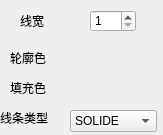
<?xml version="1.0" encoding="UTF-8"?>
<ui version="4.0">
 <class>psetting</class>
 <widget class="QWidget" name="psetting">
  <property name="geometry">
   <rect>
    <x>0</x>
    <y>0</y>
    <width>163</width>
    <height>135</height>
   </rect>
  </property>
  <property name="windowTitle">
   <string>Form</string>
  </property>
  <widget class="QLabel" name="linewidlabel">
   <property name="geometry">
    <rect>
     <x>20</x>
     <y>10</y>
     <width>71</width>
     <height>21</height>
    </rect>
   </property>
   <property name="text">
    <string>线宽</string>
   </property>
  </widget>
  <widget class="QLabel" name="outlineclabel">
   <property name="geometry">
    <rect>
     <x>10</x>
     <y>50</y>
     <width>72</width>
     <height>15</height>
    </rect>
   </property>
   <property name="text">
    <string>轮廓色</string>
   </property>
  </widget>
  <widget class="QLabel" name="fillcolorlabel">
   <property name="geometry">
    <rect>
     <x>10</x>
     <y>80</y>
     <width>72</width>
     <height>15</height>
    </rect>
   </property>
   <property name="text">
    <string>填充色</string>
   </property>
  </widget>
  <widget class="QSpinBox" name="linewidth">
   <property name="geometry">
    <rect>
     <x>90</x>
     <y>10</y>
     <width>46</width>
     <height>22</height>
    </rect>
   </property>
   <property name="minimum">
    <number>1</number>
   </property>
   <property name="maximum">
    <number>4</number>
   </property>
   <property name="value">
    <number>1</number>
   </property>
  </widget>
  <widget class="colorlabel" name="outlinec">
   <property name="geometry">
    <rect>
     <x>80</x>
     <y>50</y>
     <width>72</width>
     <height>15</height>
    </rect>
   </property>
   <property name="text">
    <string/>
   </property>
  </widget>
  <widget class="colorlabel" name="fillc">
   <property name="geometry">
    <rect>
     <x>80</x>
     <y>80</y>
     <width>72</width>
     <height>15</height>
    </rect>
   </property>
   <property name="text">
    <string/>
   </property>
  </widget>
  <widget class="QLabel" name="linetypelabel">
   <property name="geometry">
    <rect>
     <x>0</x>
     <y>110</y>
     <width>61</width>
     <height>16</height>
    </rect>
   </property>
   <property name="text">
    <string>线条类型</string>
   </property>
  </widget>
  <widget class="QComboBox" name="linetype">
   <property name="geometry">
    <rect>
     <x>70</x>
     <y>110</y>
     <width>87</width>
     <height>22</height>
    </rect>
   </property>
   <item>
    <property name="text">
     <string>SOLIDE</string>
    </property>
   </item>
   <item>
    <property name="text">
     <string>DASHED</string>
    </property>
   </item>
   <item>
    <property name="text">
     <string>DOT</string>
    </property>
   </item>
  </widget>
 </widget>
 <customwidgets>
  <customwidget>
   <class>colorlabel</class>
   <extends>QLabel</extends>
   <header>colorlabel.h</header>
  </customwidget>
 </customwidgets>
 <resources/>
 <connections/>
</ui>
